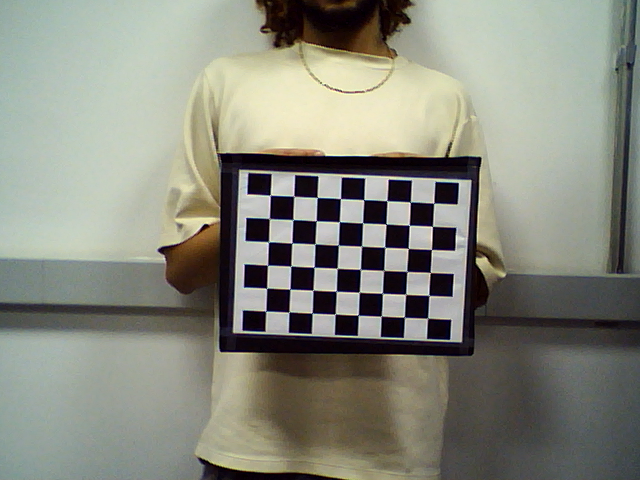
#> input picture data/stereoL/img1.png, 640 x 480 px
$ jupyter execute --allow-errors Lab5_Estereo.ipynb   (older library calls are emulated)
#> lines starting #> are read from the running program, lines starting #| are printed output that depends on the picture
# Laboratório 5 – Câmera Estéreo
# Visão Computacional — 2026.2

---

**Autores:**
 - João Victor de Castro Carvalho — RA 11202420287
 - Mario Guerreiro Cerconvis — RA 11202421459
 - Marco Antonio Silva da Mata — RA 11202320279
 - João Victor Gonçalves Nascimento — RA 11202420821

**Data de realização dos experimentos:** _[preencher com a data do laboratório]_

**Data de publicação do relatório:** _[preencher]_

---

## 1. Introdução

Este relatório apresenta os estudos e experimentos realizados no Laboratório 5 da disciplina de Visão Computacional, cujo tema central é a **estereoscopia** e a **geometria epipolar**. O objetivo é compreender como um par de câmeras — a **câmera estéreo** — permite recuperar informação de profundidade a partir de duas vistas de uma mesma cena, de forma análoga à visão binocular humana.

Ao longo do laboratório:

1. Estudamos os fundamentos teóricos da geometria epipolar (epipolos, plano epipolar, linhas epipolares, matriz fundamental e disparidade).
2. Construímos uma **câmera estereoscópica didática** com duas webcams USB iguais, montadas paralelamente sobre uma base rígida, com distância entre os eixos ópticos aproximadamente igual à distância inter-pupilar de um integrante da equipe.
3. Executamos o exemplo de calibração estéreo e geração de imagem 3D da referência LearnOpenCV, primeiro com as imagens fornecidas e, em seguida, com as imagens capturadas pela nossa própria câmera.
4. Geramos e gravamos uma **imagem 3D anaglifo** (vermelho/ciano), analisando a percepção de profundidade ao vivo e no vídeo gravado.
5. Discutimos como a câmera estéreo pode ser aplicada no Trabalho Final do grupo.

O relatório está organizado da seguinte forma:
1. **Introdução**
2. **Fundamentação Teórica** — geometria epipolar, matriz fundamental, disparidade e calibração estéreo
3. **Procedimentos Experimentais** — construção da câmera e execução dos códigos de calibração e imagem 3D
4. **Análise e Discussão** — respostas às questões propostas e análise dos parâmetros obtidos
5. **Conclusões**
6. **Referências**

> **Observação sobre as mídias:** os experimentos das Partes 2 e 3 são realizados presencialmente no laboratório, com as webcams USB e o óculos 3D anaglifo. Por isso, ao longo do notebook há **espaços reservados** (marcados como `[ESPAÇO RESERVADO PARA MÍDIA]`) para as imagens de calibração, capturas de tela da imagem 3D e o vídeo gravado, que devem ser inseridos após a aula prática.

## 2. Fundamentação Teórica

### 2.1 Estereoscopia e Visão Binocular

A **estereoscopia** é a técnica de obter a percepção de profundidade (3D) a partir de duas imagens de uma mesma cena, capturadas de pontos de vista ligeiramente diferentes. É exatamente o princípio da visão humana: cada olho vê a cena de uma posição distinta, e o cérebro funde as duas imagens, interpretando as pequenas diferenças entre elas como profundidade.

Em visão computacional, reproduzimos esse mecanismo com **duas câmeras** (ou uma câmera em duas posições). O par de imagens resultante — a imagem da esquerda e a da direita — contém, nas diferenças de posição dos pontos correspondentes, a informação necessária para reconstruir a estrutura 3D da cena.

### 2.2 Geometria Epipolar

A **geometria epipolar** descreve as relações geométricas entre duas vistas de uma cena 3D obtidas por duas câmeras (ou pela mesma câmera em duas posições). Ela é intrínseca: depende apenas dos parâmetros internos das câmeras e da posição relativa entre elas, e **não** da estrutura da cena.

Considere um ponto 3D $X$ observado pelas duas câmeras, com centros ópticos $O_L$ e $O_R$. Os principais elementos da geometria epipolar são:

- **Epipolos ($e_L$ e $e_R$):** o epipolo de uma imagem é a **projeção do centro óptico da outra câmera** naquele plano de imagem. Equivalentemente, é o ponto onde a linha que une os dois centros ópticos (a *linha de base* ou *baseline*) intercepta o plano de imagem. Todas as linhas epipolares de uma imagem passam pelo seu epipolo.

- **Plano epipolar:** é o plano que contém o ponto 3D $X$ e os dois centros ópticos $O_L$ e $O_R$. Para cada ponto 3D da cena existe um plano epipolar; todos eles contêm a linha de base e formam um feixe de planos em torno dela.

- **Linha epipolar:** é a **interseção do plano epipolar com o plano de imagem**. É a imagem, em uma câmera, do raio óptico que parte da outra câmera. Sua importância prática é a **restrição epipolar**: dado um ponto na imagem da esquerda, seu correspondente na imagem da direita **necessariamente** está sobre a linha epipolar correspondente. Isso reduz a busca de correspondências de um problema 2D (a imagem inteira) para um problema 1D (uma única linha), tornando o *matching* estéreo muito mais eficiente e robusto.

### 2.3 Matriz Fundamental e Matriz Essencial

A restrição epipolar é expressa algebricamente pela **matriz fundamental** $F$, uma matriz $3 \times 3$ que relaciona pontos correspondentes entre as duas imagens **em coordenadas de pixel**. Para um ponto $x$ na imagem da esquerda e seu correspondente $x'$ na direita (em coordenadas homogêneas), vale:

$$x'^{\top} F\, x = 0$$

Propriedades e parâmetros da matriz fundamental:

- É uma matriz $3 \times 3$ com **7 graus de liberdade**: possui 9 elementos, mas é definida a menos de um fator de escala (−1 grau) e é **singular**, isto é, $\det(F) = 0$, com posto 2 (−1 grau).
- $F\,x$ fornece a **linha epipolar na imagem da direita** associada ao ponto $x$; analogamente, $F^{\top} x'$ dá a linha epipolar na imagem da esquerda.
- Os **epipolos** são os vetores do espaço nulo de $F$: $F\,e_L = 0$ e $F^{\top} e_R = 0$.
- Pode ser estimada a partir de correspondências de pontos (por exemplo, com o **algoritmo dos 8 pontos**) sem conhecer os parâmetros das câmeras.

Quando as câmeras estão **calibradas** (matrizes intrínsecas $K_L$ e $K_R$ conhecidas), trabalha-se com a **matriz essencial** $E$, que relaciona pontos em coordenadas normalizadas:

$$E = K_R^{\top} F\, K_L, \qquad E = [t]_\times R$$

onde $R$ e $t$ são a rotação e a translação entre as duas câmeras. A matriz essencial tem **5 graus de liberdade** (3 da rotação + 2 da translação, que também é definida a menos de escala) e permite recuperar diretamente a pose relativa entre as câmeras.

### 2.4 Disparidade Estéreo

A **disparidade estéreo** é a diferença de posição horizontal de um mesmo ponto da cena entre a imagem da esquerda e a da direita, em um par estéreo **retificado** (isto é, com as linhas epipolares alinhadas horizontalmente). Se um ponto aparece na coluna $x_L$ na imagem esquerda e $x_R$ na direita, a disparidade é:

$$d = x_L - x_R$$

A disparidade é **inversamente proporcional à profundidade** $Z$ do ponto. Para câmeras paralelas com distância entre eixos ópticos (baseline) $B$ e distância focal $f$:

$$Z = \frac{f \cdot B}{d}$$

Ou seja:
- Objetos **próximos** produzem **grande disparidade** (deslocam-se muito entre as duas vistas).
- Objetos **distantes** produzem **pequena disparidade** (quase não se deslocam).

O mapa de disparidade — imagem em que cada pixel guarda o valor de $d$ — é, portanto, uma representação direta da profundidade da cena, e é a base da reconstrução 3D estéreo. A retificação estéreo é a etapa que transforma o par de imagens de modo que as linhas epipolares fiquem horizontais e alinhadas, reduzindo a busca de disparidade a uma varredura ao longo das linhas.

### 2.5 Calibração da Câmera Estéreo

Para medir profundidade de forma métrica é necessário **calibrar** a câmera estéreo. A calibração determina:

- **Parâmetros intrínsecos** de cada câmera: matriz $K$ (distância focal $f_x, f_y$ e centro óptico $c_x, c_y$) e coeficientes de **distorção da lente** (radial $k_1, k_2, k_3$ e tangencial $p_1, p_2$).
- **Parâmetros extrínsecos (estéreo):** a rotação $R$ e a translação $t$ entre as duas câmeras.
- **Matriz essencial** $E$ e **matriz fundamental** $F$.
- **Matrizes de retificação** e a **matriz de reprojeção** $Q$ (que converte disparidade em coordenadas 3D).

O procedimento usa múltiplas imagens de um **padrão de calibração** conhecido (tabuleiro de xadrez) vistas simultaneamente pelas duas câmeras. Detectam-se os cantos do tabuleiro, associam-se os pontos 2D das imagens aos pontos 3D do padrão e resolve-se um problema de otimização (método de Zhang) que minimiza o erro de reprojeção. No OpenCV, isso corresponde às funções `cv2.calibrateCamera`, `cv2.stereoCalibrate` e `cv2.stereoRectify`, utilizadas nos scripts deste laboratório.

## 3. Procedimentos Experimentais

Esta seção descreve, com o máximo de detalhes para permitir a reprodução, os procedimentos das Partes 2 e 3 do laboratório.

### 3.0 Configuração do Ambiente

As bibliotecas necessárias são `opencv-python`, `numpy`, `matplotlib` e `tqdm`. A célula abaixo importa e verifica as versões.

[cell 1]
import cv2
import numpy as np
import matplotlib.pyplot as plt

get_ipython().run_line_magic('matplotlib', 'inline')
plt.rcParams['figure.figsize'] = (14, 8)
plt.rcParams['figure.dpi'] = 100

print(f"OpenCV version: {cv2.__version__}")
print(f"NumPy version: {np.__version__}")

### 3.1 Parte 2 — Construção da Câmera Estereoscópica

A câmera estereoscópica foi construída com **duas webcams USB iguais** do laboratório, fixadas paralelamente sobre uma base rígida (caixa de sapato / placa de material rígido), seguindo os requisitos da seção *"Steps To Create The Stereo Camera Setup"* da referência [2].

**Procedimento detalhado:**

1. **Alinhamento paralelo:** as duas webcams foram apoiadas sobre uma superfície plana e firme, com os eixos ópticos paralelos e apontando na mesma direção (montagem *fronto-parallel*).
2. **Distância inter-pupilar (baseline):** mediu-se a distância entre as pupilas de um integrante da equipe e utilizou-se esse valor como a distância entre os eixos ópticos das câmeras.
   - Distância inter-pupilar medida: **_[preencher] mm_** (valor típico: 60–65 mm).
3. **Fixação rígida:** após o posicionamento, as câmeras foram **fortemente fixadas** à base, de modo que não se movam uma em relação à outra. Isso é essencial, pois qualquer movimento relativo após a calibração invalida os parâmetros estéreo.
4. **Identificação da câmera:** a câmera recebeu o nome **_[nome da câmera / decoração da equipe]_**.

> **`[ESPAÇO RESERVADO PARA MÍDIA]`** — Inserir aqui foto(s) da câmera estéreo construída pela equipe (vista frontal e superior), destacando a montagem paralela e a base rígida. Salvar em `imagens/camera_estereo.jpg` e exibir com a célula abaixo.

[cell 2]
# Exibição da foto da câmera estéreo construída (inserir após o laboratório).
import os
import matplotlib.image as mpimg

_foto = "imagens/camera_estereo.jpg"
if os.path.exists(_foto):
    plt.figure()
    plt.imshow(mpimg.imread(_foto))
    plt.axis("off")
    plt.title("Câmera estéreo construída pela equipe")
    plt.show()
else:
    print(f"[ESPAÇO RESERVADO] Adicione a foto da câmera em: {_foto}")

### 3.2 Parte 3 (A e B) — Exemplo de Calibração com as Imagens Fornecidas

Os códigos de exemplo foram obtidos do repositório LearnOpenCV (referência [2], pasta `stereo-camera`), que contém três programas em Python e as subpastas de imagens `stereoL` (esquerda) e `stereoR` (direita):

- `capture_images.py` — captura os pares de imagens do tabuleiro;
- `calibrate.py` — realiza a calibração estéreo e salva os parâmetros em `params_py.xml`;
- `movie3d.py` — lê os parâmetros e gera/apresenta a imagem 3D anaglifo.

Com as imagens fornecidas pelo exemplo, executa-se:

```bash
python3 calibrate.py     # calibração estéreo
python3 movie3d.py       # geração e apresentação da imagem 3D
```

A célula seguinte encapsula o **pipeline de calibração estéreo** (equivalente ao `calibrate.py`), de forma reutilizável tanto para as imagens do exemplo quanto para as imagens da nossa câmera. Ela detecta os cantos do tabuleiro, calibra cada câmera, executa a calibração estéreo e a retificação, e salva os mapas de remapeamento no arquivo XML.

[cell 3]
def calibrar_estereo(pathL, pathR, num_imagens, chessboard=(9, 6),
                     params_file="data/params_py.xml", mostrar=False):
    """
    Pipeline completo de calibração estéreo (baseado em calibrate.py do LearnOpenCV).

    Retorna um dicionário com as matrizes e vetores obtidos e salva os mapas de
    retificação em params_file.
    """
#> called with pathL = 'data/stereoL/', pathR = 'data/stereoR/', num_imagens = 27, chessboard = (9, 6), params_file = 'data/params_py.xml', mostrar = False
    criteria = (cv2.TERM_CRITERIA_EPS + cv2.TERM_CRITERIA_MAX_ITER, 30, 0.001)

    # Pontos 3D do tabuleiro (Z = 0 no referencial do padrão).
    objp = np.zeros((chessboard[0] * chessboard[1], 3), np.float32)
    objp[:, :2] = np.mgrid[0:chessboard[0], 0:chessboard[1]].T.reshape(-1, 2)

    img_ptsL, img_ptsR, obj_pts = [], [], []
    imgL_gray = imgR_gray = None

    for i in range(1, num_imagens + 1):
        imgL = cv2.imread(f"{pathL}img{i}.png")
#> imgL is the input picture: shape (480, 640, 3); mean B, G, R 125.5, 136.9, 135.5
        imgR = cv2.imread(f"{pathR}img{i}.png")
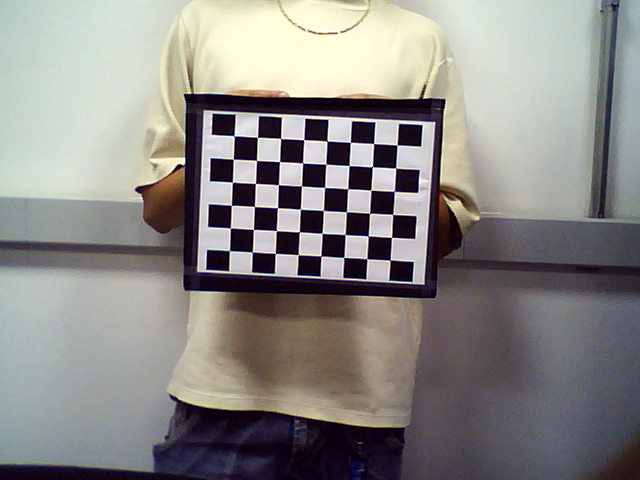
#> input picture data/stereoR/img1.png, 640 x 480 px
#> imgR is the input picture: shape (480, 640, 3); mean B, G, R 134, 136.6, 138.8
        if imgL is None or imgR is None:
            continue
        imgL_gray = cv2.cvtColor(imgL, cv2.COLOR_BGR2GRAY)
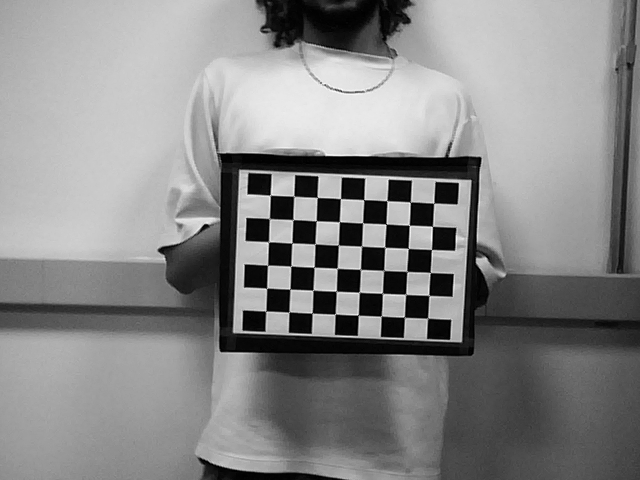
#> imgL_gray: shape (480, 640); min 0, max 255, mean 135.2
        imgR_gray = cv2.cvtColor(imgR, cv2.COLOR_BGR2GRAY)
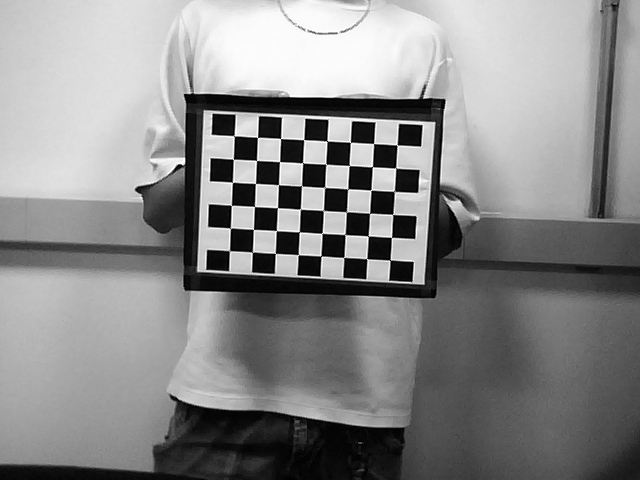
#> imgR_gray: shape (480, 640); min 0, max 255, mean 137

        retL, cornersL = cv2.findChessboardCorners(imgL_gray, chessboard, None)
#> retL = False; cornersL = None
        retR, cornersR = cv2.findChessboardCorners(imgR_gray, chessboard, None)
#> retR = False; cornersR = None
        if retL and retR:
            obj_pts.append(objp)
            cv2.cornerSubPix(imgL_gray, cornersL, (11, 11), (-1, -1), criteria)
            cv2.cornerSubPix(imgR_gray, cornersR, (11, 11), (-1, -1), criteria)
            img_ptsL.append(cornersL)
            img_ptsR.append(cornersR)

    if not obj_pts or imgL_gray is None:
        raise FileNotFoundError(
            f"Nenhum par de tabuleiro encontrado em {pathL} / {pathR}. "
            "Verifique se as imagens de calibração foram capturadas."
        )

    # Calibração individual de cada câmera.
    _, mtxL, distL, _, _ = cv2.calibrateCamera(obj_pts, img_ptsL, imgL_gray.shape[::-1], None, None)
    hL, wL = imgL_gray.shape[:2]
    new_mtxL, _ = cv2.getOptimalNewCameraMatrix(mtxL, distL, (wL, hL), 1, (wL, hL))

    _, mtxR, distR, _, _ = cv2.calibrateCamera(obj_pts, img_ptsR, imgR_gray.shape[::-1], None, None)
    hR, wR = imgR_gray.shape[:2]
    new_mtxR, _ = cv2.getOptimalNewCameraMatrix(mtxR, distR, (wR, hR), 1, (wR, hR))

    # Calibração estéreo (intrínsecos fixos => calcula R, t, E, F).
    flags = cv2.CALIB_FIX_INTRINSIC
    criteria_stereo = (cv2.TERM_CRITERIA_EPS + cv2.TERM_CRITERIA_MAX_ITER, 30, 0.001)
    retS, new_mtxL, distL, new_mtxR, distR, Rot, Trns, Emat, Fmat = cv2.stereoCalibrate(
        obj_pts, img_ptsL, img_ptsR, new_mtxL, distL, new_mtxR, distR,
        imgL_gray.shape[::-1], criteria_stereo, flags)

    # Retificação estéreo e matriz de reprojeção Q.
    rect_l, rect_r, proj_l, proj_r, Q, _, _ = cv2.stereoRectify(
        new_mtxL, distL, new_mtxR, distR, imgL_gray.shape[::-1], Rot, Trns, 1, (0, 0))

    LMap = cv2.initUndistortRectifyMap(new_mtxL, distL, rect_l, proj_l, imgL_gray.shape[::-1], cv2.CV_16SC2)
    RMap = cv2.initUndistortRectifyMap(new_mtxR, distR, rect_r, proj_r, imgR_gray.shape[::-1], cv2.CV_16SC2)

    cv_file = cv2.FileStorage(params_file, cv2.FILE_STORAGE_WRITE)
    cv_file.write("Left_Stereo_Map_x", LMap[0])
    cv_file.write("Left_Stereo_Map_y", LMap[1])
    cv_file.write("Right_Stereo_Map_x", RMap[0])
    cv_file.write("Right_Stereo_Map_y", RMap[1])
    cv_file.release()

    return {
        "erro_reprojecao": retS, "mtxL": new_mtxL, "distL": distL,
        "mtxR": new_mtxR, "distR": distR, "R": Rot, "t": Trns,
        "E": Emat, "F": Fmat, "Q": Q, "n_pares": len(obj_pts),
        "params_file": params_file,
    }

Execução da calibração com as **imagens fornecidas pelo exemplo**. Para reproduzir, baixe a pasta `stereo-camera` da referência [2] e copie as subpastas `stereoL/` e `stereoR/` para `data/` (o exemplo fornece 27 pares de imagens).

> **`[ESPAÇO RESERVADO PARA MÍDIA]`** — As imagens do exemplo (`data/stereoL/img*.png` e `data/stereoR/img*.png`) devem ser baixadas do repositório LearnOpenCV. A célula abaixo executa a calibração se as imagens estiverem presentes.

#> (a cell that did not finish here is left out)

### 3.3 Parte 3 (C) — Captura e Calibração da NOSSA Câmera Estéreo

Com a câmera construída na Parte 2, capturamos nossas próprias imagens do padrão de calibração (o mesmo tabuleiro da aula anterior) e imagens de teste. Os scripts de exemplo foram adaptados para os nossos experimentos (arquivos com o sufixo do nome de um integrante da equipe):

- `capture_images_joao.py` — captura de **10 a 15 pares** de imagens do tabuleiro. O nome do arquivo de saída foi alterado para o nome de um integrante da equipe.
- `calibrate_joao.py` — calibra a nossa câmera e salva os parâmetros em `data/params_joao.xml`.
- `movie3d_joao.py` — apresenta a imagem 3D **ao vivo** das nossas webcams.

**Valores que foram modificados nos códigos de exemplo para os nossos experimentos:**

| Parâmetro | Exemplo | Nossa câmera |
|---|---|---|
| IDs das câmeras (`CamL_id`, `CamR_id`) | 1, 2 | `[preencher]` |
| Número de pares de calibração | 27 | 10–15 |
| Dimensões do tabuleiro (`CHESSBOARD`) | (9, 6) | `[confirmar padrão usado]` |
| Fonte em `movie3d` | arquivos `.mp4` | webcams ao vivo |
| Arquivo de parâmetros | `params_py.xml` | `params_joao.xml` |

Os comandos executados no laboratório foram:

```bash
python3 capture_images_joao.py    # captura 10-15 pares do tabuleiro
python3 calibrate_joao.py         # calibra e salva data/params_joao.xml
python3 movie3d_joao.py           # imagem 3D anaglifo ao vivo
```

> **`[ESPAÇO RESERVADO PARA MÍDIA]`** — Copiar as imagens de calibração capturadas pela nossa câmera para `data/stereoL/` e `data/stereoR/` (substituindo/renomeando conforme necessário) e ajustar `NUM_IMAGENS` abaixo. A célula executa a calibração da nossa câmera.

[cell 5]
# Calibração da NOSSA câmera estéreo (ajustar NUM_IMAGENS ao número capturado).
NUM_IMAGENS = 15  # entre 10 e 15
#> NUM_IMAGENS = 15

executar = os.path.exists("data/stereoL/img1.png") and os.path.exists("data/stereoR/img1.png")
#> (the rest of this cell did not finish here and is left out)

    print("Calibração da nossa câmera concluída.")
    print(f"Pares válidos: {resultado_nossa['n_pares']}")
    print(f"Erro de reprojeção estéreo (RMS): {resultado_nossa['erro_reprojecao']:.4f}")
else:
    resultado_nossa = None
    print("[ESPAÇO RESERVADO] Capture as imagens com capture_images_joao.py "
          "e coloque-as em data/stereoL e data/stereoR.")

A célula abaixo exibe os **parâmetros obtidos** para a nossa câmera estéreo na forma de matrizes e vetores. Estes são os valores solicitados no item (C) do enunciado.

[cell 6]
# Exibição dos parâmetros da nossa câmera estéreo (na forma de matrizes/vetores).
np.set_printoptions(precision=4, suppress=True)

#> (the rest of this cell did not finish here and is left out)

### 3.4 Parte 3 (C) — Imagem 3D Anaglifo Ao Vivo

O script `movie3d_joao.py` lê os mapas de retificação de `data/params_joao.xml`, corrige a distorção e retifica os frames das duas webcams ao vivo e compõe a imagem **anaglifo**: os canais azul e verde vêm da câmera direita e o canal vermelho da câmera esquerda. Com o óculos 3D (lente vermelha no olho esquerdo, ciano no direito), obtém-se a percepção de profundidade.

A função abaixo reproduz, no notebook, a **composição anaglifo** a partir de um par de imagens já retificado, permitindo documentar o resultado com capturas de tela.

[cell 7]
def compor_anaglifo(left_bgr, right_bgr, tamanho=(700, 700)):
    """Compoe uma imagem anaglifo (vermelho/ciano) a partir de um par estereo.

    Canais B e G vem da imagem direita; canal R vem da imagem esquerda.
    """
    output = right_bgr.copy()
    output[:, :, 2] = left_bgr[:, :, 2]  # canal R (vermelho) <- esquerda
    return cv2.resize(output, tamanho)

# Demonstração com o par de teste da nossa câmera, se disponível.
_pL, _pR = "imagens/teste_L.png", "imagens/teste_R.png"
if os.path.exists(_pL) and os.path.exists(_pR):
    anaglifo = compor_anaglifo(cv2.imread(_pL), cv2.imread(_pR))
    plt.figure()
    plt.imshow(cv2.cvtColor(anaglifo, cv2.COLOR_BGR2RGB))
    plt.axis("off")
    plt.title("Imagem 3D anaglifo (par de teste da nossa câmera)")
    plt.show()
else:
    print(f"[ESPAÇO RESERVADO] Salve um par de teste em {_pL} e {_pR} para gerar o anaglifo.")

> **`[ESPAÇO RESERVADO PARA MÍDIA]`** — Inserir aqui uma **captura de tela** da janela "3D movie" gerada por `movie3d_joao.py` ao vivo. Salvar em `imagens/anaglifo_aovivo.png`.

[cell 8]
# Exibição da captura de tela da imagem 3D ao vivo.
_ss = "imagens/anaglifo_aovivo.png"
if os.path.exists(_ss):
    plt.figure()
    plt.imshow(mpimg.imread(_ss))
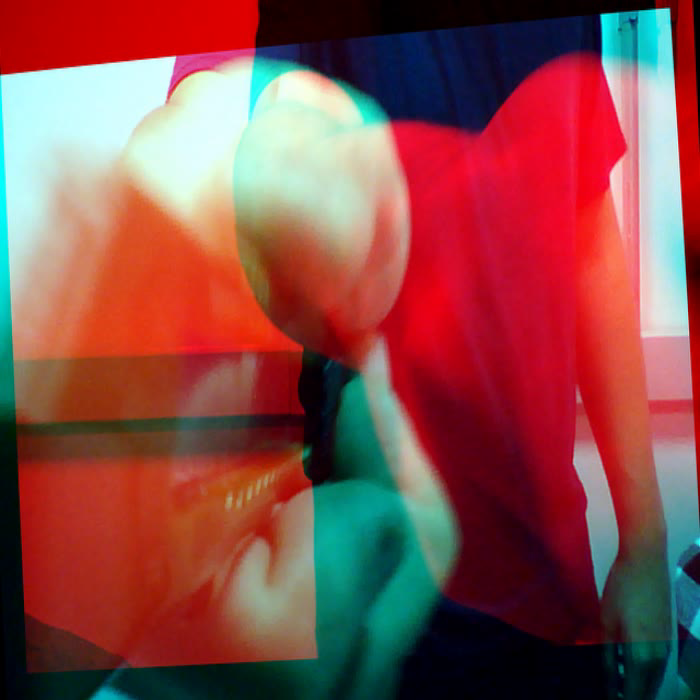
#> input picture imagens/anaglifo_aovivo.png, 700 x 700 px
    plt.axis("off")
    plt.title("Imagem 3D anaglifo ao vivo (movie3d_joao.py)")
    plt.show()
else:
    print(f"[ESPAÇO RESERVADO] Adicione a captura de tela em: {_ss}")
